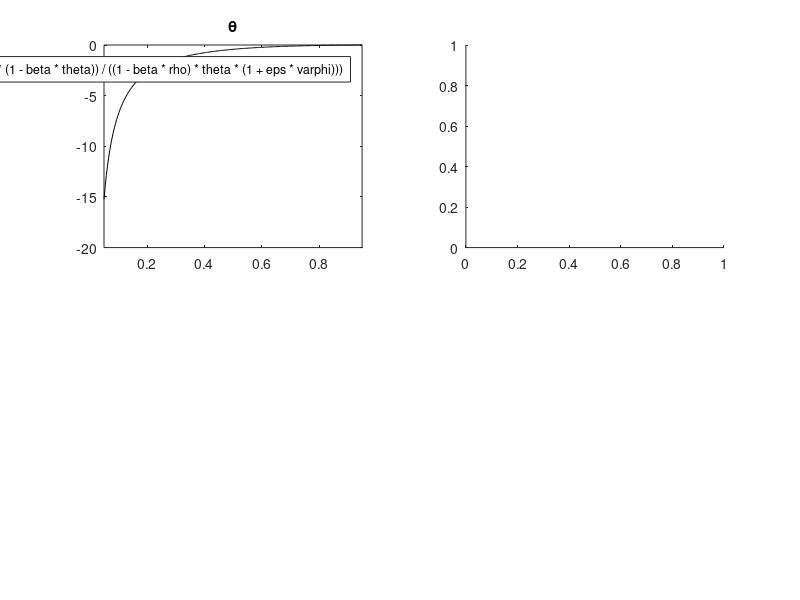

This chart was generated by the following MATLAB code: (Note: this script raises an error after producing the figure.)
%%%%%%%%%%%%%%%%%%%%%%%%%%%%%%%%%%%%%%%%%%%%%%%%%%%%%%%%%%%%%%%%%%%%%%%%%
%    NKWPC Slope                                                        %
%                                                                       %
%    Author: Ricardo Duque Gabriel                                      %
%                                                                       %
%%%%%%%%%%%%%%%%%%%%%%%%%%%%%%%%%%%%%%%%%%%%%%%%%%%%%%%%%%%%%%%%%%%%%%%%%

%definitions
% phi is the slope of the NKWPC
% phi = -(varphi*(1-theta)*(1-beta*theta))/((1-beta*rho)*theta*(1+eps*varphi)) [Eq. 10]

% varphi - elasticity of the marginal disutility of work, support [0,+oo)
% beta - discount rate, support (0,1) - close to 1
% theta - probability of a wage adjustment, calvo parameter, support (0,1)
% rho - natural wage markup gap persistence, support (0,1)
% eps - wage elasticity of demand (substitution) for the services of each 
% labor type in the model, support (0,1) ?? 
% flexible wage markup = eps / (eps -1) in support (-oo,+oo)

%parameters
theta = 0.75;
varphi = 5;
beta = 0.99;
eps = 2.15;
rho = 0.5;

figure
subplot(2,2,1)      
fplot(@(theta) (-(varphi*(1-theta)*(1-beta*theta))/((1-beta*rho)*theta*(1+eps*varphi))),[0.05 0.95],'k')          
title('\theta')
subplot(2,2,2)       
fplot(@(varphi) (-(varphi*(1-theta)*(1-beta*theta))/((1-beta*rho)*theta*(1+eps*varphi))),[0.01 20],'k')        
title('\phi')
subplot(2,2,3)      
fplot(@(beta) (-(varphi*(1-theta)*(1-beta*theta))/((1-beta*rho)*theta*(1+eps*varphi))),[0 1],'k')          
title('\beta')
subplot(2,2,4)       
fplot(@(eps) (-(varphi*(1-theta)*(1-beta*theta))/((1-beta*rho)*theta*(1+eps*varphi))),[0.01 10],'k')
title('\epsilon')
fig = gcf;
fig.PaperPositionMode = 'auto'
fig_pos = fig.PaperPosition;
fig.PaperSize = [fig_pos(3) fig_pos(4)];
%saveas(gcf,'NKWPCslope.pdf')
print(fig,'NKWPCslope','-dpdf')